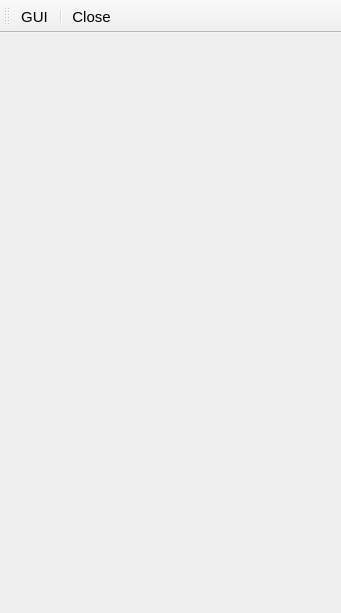
<?xml version="1.0" encoding="UTF-8"?>
<ui version="4.0">
 <class>SessionViewer</class>
 <widget class="QMainWindow" name="SessionViewer">
  <property name="geometry">
   <rect>
    <x>0</x>
    <y>0</y>
    <width>341</width>
    <height>613</height>
   </rect>
  </property>
  <property name="font">
   <font>
    <pointsize>11</pointsize>
   </font>
  </property>
  <property name="windowTitle">
   <string>Session Window</string>
  </property>
  <widget class="QWidget" name="centralwidget">
   <layout class="QVBoxLayout" name="verticalLayout_4">
    <property name="spacing">
     <number>0</number>
    </property>
    <property name="leftMargin">
     <number>0</number>
    </property>
    <property name="topMargin">
     <number>0</number>
    </property>
    <property name="rightMargin">
     <number>0</number>
    </property>
    <property name="bottomMargin">
     <number>0</number>
    </property>
    <item>
     <widget class="QWidget" name="content" native="true">
      <property name="sizePolicy">
       <sizepolicy hsizetype="Expanding" vsizetype="Expanding">
        <horstretch>0</horstretch>
        <verstretch>0</verstretch>
       </sizepolicy>
      </property>
      <layout class="QHBoxLayout" name="horizontalLayout">
       <property name="spacing">
        <number>5</number>
       </property>
       <property name="leftMargin">
        <number>10</number>
       </property>
       <property name="topMargin">
        <number>10</number>
       </property>
       <property name="rightMargin">
        <number>10</number>
       </property>
       <property name="bottomMargin">
        <number>0</number>
       </property>
       <item>
        <widget class="QWidget" name="verticalWidget" native="true">
         <property name="sizePolicy">
          <sizepolicy hsizetype="Fixed" vsizetype="Preferred">
           <horstretch>0</horstretch>
           <verstretch>0</verstretch>
          </sizepolicy>
         </property>
         <property name="minimumSize">
          <size>
           <width>300</width>
           <height>0</height>
          </size>
         </property>
         <layout class="QVBoxLayout" name="verticalLayout">
          <property name="spacing">
           <number>5</number>
          </property>
          <property name="leftMargin">
           <number>0</number>
          </property>
          <property name="topMargin">
           <number>0</number>
          </property>
          <property name="rightMargin">
           <number>0</number>
          </property>
          <property name="bottomMargin">
           <number>0</number>
          </property>
          <item>
           <widget class="QWidget" name="sequenceList" native="true">
            <property name="sizePolicy">
             <sizepolicy hsizetype="Preferred" vsizetype="Minimum">
              <horstretch>0</horstretch>
              <verstretch>0</verstretch>
             </sizepolicy>
            </property>
            <layout class="QVBoxLayout" name="layout_operations">
             <property name="spacing">
              <number>0</number>
             </property>
             <property name="sizeConstraint">
              <enum>QLayout::SetNoConstraint</enum>
             </property>
             <property name="leftMargin">
              <number>0</number>
             </property>
             <property name="topMargin">
              <number>0</number>
             </property>
             <property name="rightMargin">
              <number>0</number>
             </property>
             <property name="bottomMargin">
              <number>0</number>
             </property>
            </layout>
           </widget>
          </item>
          <item>
           <widget class="QWidget" name="layout_params" native="true">
            <property name="sizePolicy">
             <sizepolicy hsizetype="Preferred" vsizetype="Minimum">
              <horstretch>0</horstretch>
              <verstretch>0</verstretch>
             </sizepolicy>
            </property>
            <layout class="QVBoxLayout" name="layout_parameters">
             <property name="spacing">
              <number>10</number>
             </property>
             <property name="sizeConstraint">
              <enum>QLayout::SetNoConstraint</enum>
             </property>
             <property name="leftMargin">
              <number>10</number>
             </property>
             <property name="topMargin">
              <number>10</number>
             </property>
             <property name="rightMargin">
              <number>10</number>
             </property>
             <property name="bottomMargin">
              <number>10</number>
             </property>
            </layout>
           </widget>
          </item>
          <item>
           <spacer name="verticalSpacer">
            <property name="orientation">
             <enum>Qt::Vertical</enum>
            </property>
            <property name="sizeHint" stdset="0">
             <size>
              <width>20</width>
              <height>40</height>
             </size>
            </property>
           </spacer>
          </item>
         </layout>
        </widget>
       </item>
      </layout>
     </widget>
    </item>
    <item>
     <widget class="QWidget" name="statusbar" native="true">
      <property name="sizePolicy">
       <sizepolicy hsizetype="Preferred" vsizetype="Minimum">
        <horstretch>0</horstretch>
        <verstretch>0</verstretch>
       </sizepolicy>
      </property>
      <layout class="QHBoxLayout" name="horizontalLayout_3">
       <property name="spacing">
        <number>10</number>
       </property>
       <property name="leftMargin">
        <number>20</number>
       </property>
       <property name="topMargin">
        <number>0</number>
       </property>
       <property name="rightMargin">
        <number>0</number>
       </property>
       <property name="bottomMargin">
        <number>10</number>
       </property>
      </layout>
     </widget>
    </item>
   </layout>
  </widget>
  <widget class="QMenuBar" name="menubar">
   <property name="geometry">
    <rect>
     <x>0</x>
     <y>0</y>
     <width>341</width>
     <height>22</height>
    </rect>
   </property>
  </widget>
  <widget class="QToolBar" name="AcquisitionControlToolbar">
   <property name="windowTitle">
    <string>toolBar_3</string>
   </property>
   <attribute name="toolBarArea">
    <enum>TopToolBarArea</enum>
   </attribute>
   <attribute name="toolBarBreak">
    <bool>false</bool>
   </attribute>
   <addaction name="action_gui"/>
   <addaction name="separator"/>
   <addaction name="action_close"/>
  </widget>
  <action name="action_close">
   <property name="checkable">
    <bool>false</bool>
   </property>
   <property name="icon">
    <iconset>
     <normaloff>../resources/icons/delete-outline.svg</normaloff>../resources/icons/delete-outline.svg</iconset>
   </property>
   <property name="text">
    <string>Close</string>
   </property>
   <property name="toolTip">
    <string>Close Calibration Window</string>
   </property>
   <property name="font">
    <font/>
   </property>
  </action>
  <action name="action_addProcess">
   <property name="checkable">
    <bool>false</bool>
   </property>
   <property name="icon">
    <iconset>
     <normaloff>../../../../../../.designer/resources/icons/plus.svg</normaloff>../../../../../../.designer/resources/icons/plus.svg</iconset>
   </property>
   <property name="text">
    <string>Add</string>
   </property>
   <property name="toolTip">
    <string>Add process to the batch</string>
   </property>
   <property name="font">
    <font/>
   </property>
  </action>
  <action name="action_gui">
   <property name="icon">
    <iconset>
     <normaloff>../resources/icons/device-desktop.svg</normaloff>../resources/icons/device-desktop.svg</iconset>
   </property>
   <property name="text">
    <string>GUI</string>
   </property>
   <property name="toolTip">
    <string>Launch GUI</string>
   </property>
  </action>
  <action name="action_loadbatch">
   <property name="icon">
    <iconset>
     <normaloff>../../../../../../.designer/resources/icons/waves.svg</normaloff>../../../../../../.designer/resources/icons/waves.svg</iconset>
   </property>
   <property name="text">
    <string>Load batch</string>
   </property>
   <property name="toolTip">
    <string>Load batch configuration from a file </string>
   </property>
  </action>
  <action name="action_savebatch">
   <property name="icon">
    <iconset>
     <normaloff>../../../../../../.designer/resources/icons/arrow-minimise.svg</normaloff>../../../../../../.designer/resources/icons/arrow-minimise.svg</iconset>
   </property>
   <property name="text">
    <string>Save Batch</string>
   </property>
   <property name="toolTip">
    <string>Save batch configuration in a file</string>
   </property>
  </action>
  <action name="action_removeProcess">
   <property name="checkable">
    <bool>false</bool>
   </property>
   <property name="icon">
    <iconset>
     <normaloff>../../../../../../.designer/resources/icons/minus.svg</normaloff>../../../../../../.designer/resources/icons/minus.svg</iconset>
   </property>
   <property name="text">
    <string>Remove</string>
   </property>
   <property name="toolTip">
    <string>Remove process to the batch</string>
   </property>
   <property name="font">
    <font/>
   </property>
  </action>
 </widget>
 <resources/>
 <connections/>
</ui>
